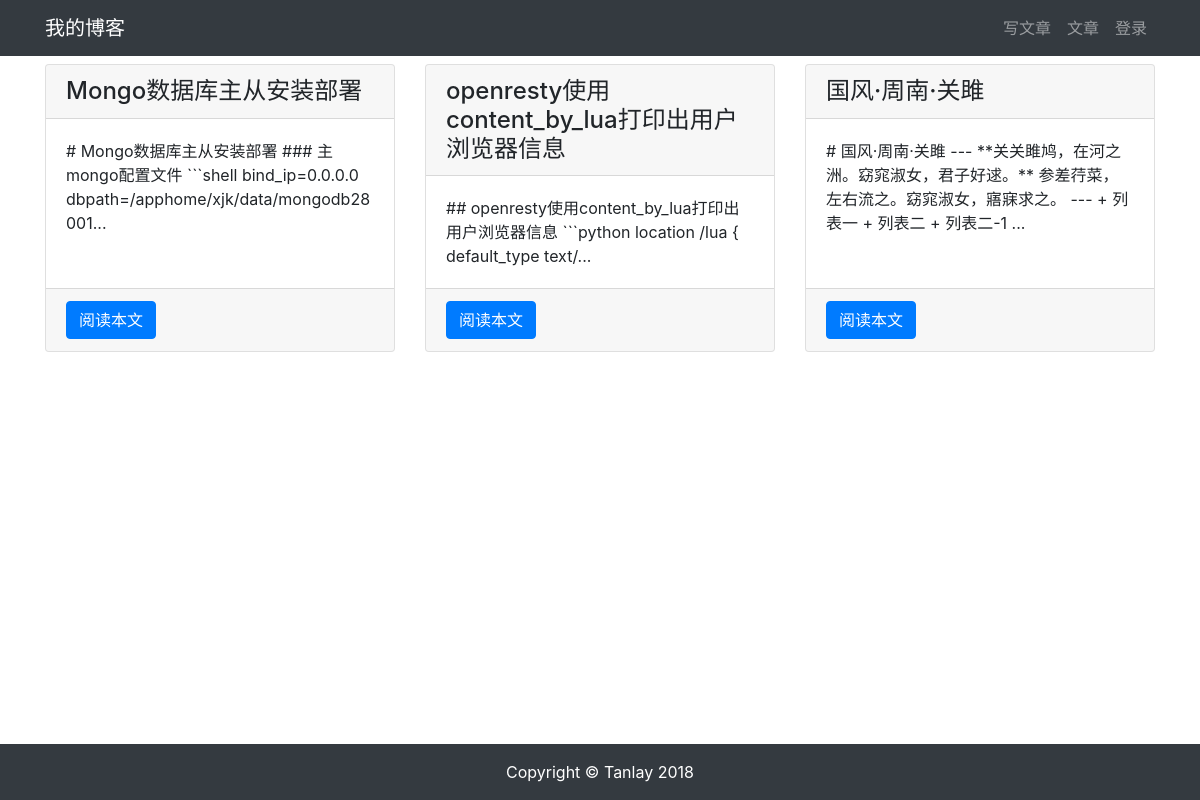
Page /article/article-list/ on the committed database.
### article/models.py (models this page shows, shortened)
class ArticlePost(models.Model):
	author = models.ForeignKey(User, on_delete=models.CASCADE)
	title = models.CharField(max_length=200)
	body = models.TextField()
	created = models.DateTimeField(default=timezone.now)
	updated = models.DateTimeField(auto_now_add=True)
	class Meta:
		ordering = ('-created',)

### article/views.py (the view)
# urls.py: path('article-list/', views.article_list, name='article_list'),
def article_list(request):
   articles = ArticlePost.objects.all()
   context = {'articles': articles}
   return render(request, 'article/list.html', context)

### templates/article/list.html (shortened to what this page needs)
{% extends "base.html" %}
{% load staticfiles %}
{% block content %}
<div class="container">
    <div class="row mt-2">
        {% for article in articles %}
        <div class="col-4 mb-4">
            <div class="card h-100">
                <h4 class="card-header">{{ article.title }}</h4>
                <div class="card-body">
                    <p class="card-text">{{ article.body|slice:'100' }}...</p>
                </div>
                <div class="card-footer">
                    <a href="{% url 'article:article_detail' article.id %}" class="btn btn-primary">阅读本文</a>
                </div>
            </div>
        </div>
        {% endfor %}
    </div>
</div>
{% endblock content %}

### templates/base.html (shortened to what this page needs)
    使用 Django 3 学习的读者改为 {% load static %}
{% load staticfiles %}
<!DOCTYPE html>
<html lang="zh-cn">
<head>
    <link rel="stylesheet" href="{% static 'bootstrap/css/bootstrap.min.css' %}">
    <link rel="stylesheet" href="{% static 'md_css/monokai.css' %}">
</head>
<body>
    {% include 'header.html' %}
    {% block content %}{% endblock content %}
    {% include 'footer.html' %}
</body>
</html>

### templates/header.html
<nav class="navbar navbar-expand-lg navbar-dark bg-dark">
    <div class="container">
      <a class="navbar-brand" href="#">我的博客</a>
      <div>
        <ul class="navbar-nav">
          <li class="nav-item">
            <a class="nav-link" href="{% url 'article:article_create' %}">写文章</a>
          </li>
          <li class="nav-item">
            <a class="nav-link" href="{% url 'article:article_list' %}">文章</a>
          </li>
          {% if user.is_authenticated %}
          <li class="nav-item dropdown">
              <a class="nav-link dropdown-toggle" href="#" id="navbarDropdown" role="button" data-toggle="dropdown" aria-haspopup="true" aria-expanded="false">
                {{ user.username }}
              </a>
              <div class="dropdown-menu" aria-labelledby="navbarDropdown">
                <a class="dropdown-item" href="{% url "userprofile:logout" %}">退出登录</a>
              </div>
          </li>
          {% else %}
              <li class="nav-item">
                  <a class="nav-link" href="{% url 'userprofile:login' %}">登录</a>
              </li>
          {% endif %}
        </ul>
      </div>
    </div>
  </nav>

### templates/footer.html
{% load staticfiles %}
<div>
    <br><br><br>
</div>
<footer class="py-3 bg-dark fixed-bottom">
    <div class="container">
        <p class="m-0 text-center text-white">Copyright &copy; Tanlay 2018</p>
    </div>
</footer>

### rows in the picture
ArticlePost: title "Mongo数据库主从安装部署", body "# Mongo数据库主从安装部署 ### 主mongo配置文件 ```shell bind_ip=0.0.0.0 dbpath=/apphome/xjk/data/mongodb28001"
ArticlePost: title "openresty使用content_by_lua打印出用户浏览器信息", body "## openresty使用content_by_lua打印出用户浏览器信息 ```python location /lua { default_type text/"
ArticlePost: title "国风·周南·关雎", body "# 国风·周南·关雎 --- **关关雎鸠，在河之洲。窈窕淑女，君子好逑。** 参差荇菜，左右流之。窈窕淑女，寤寐求之。 --- + 列表一 + 列表二 + 列表二-1"
